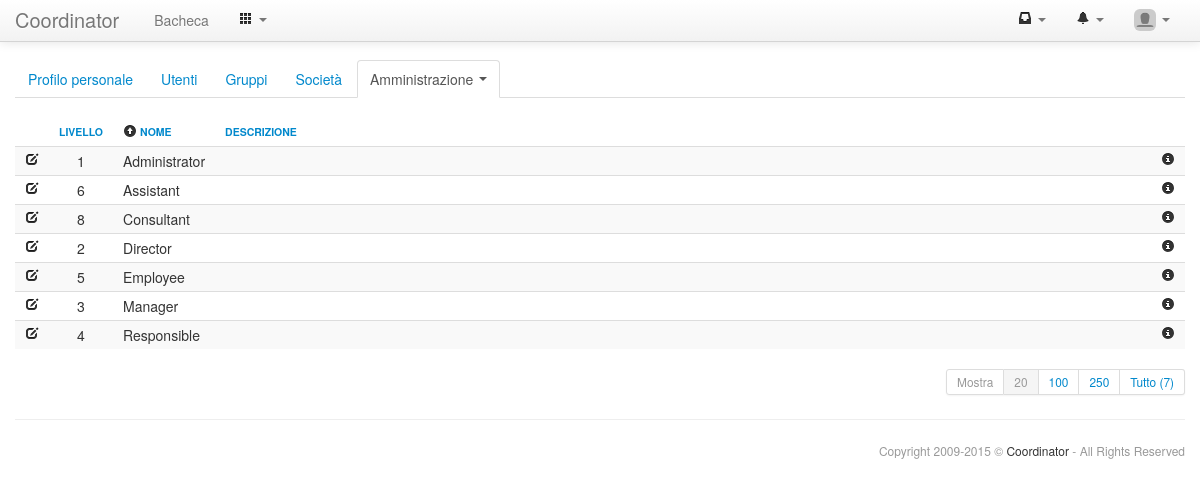
The page /accounts/roles_list.php?of=accounts_roles.name&om=1 (signed in) on the database its author committed.
### tables this page shows
CREATE TABLE IF NOT EXISTS `settings_settings` (
  `code` varchar(255) NOT NULL,
  `value` varchar(255) DEFAULT NULL,
  PRIMARY KEY (`code`)
);

CREATE TABLE IF NOT EXISTS `accounts_roles` (
  `id` int(11) unsigned NOT NULL AUTO_INCREMENT,
  `level` tinyint(3) unsigned NOT NULL DEFAULT '0',
  `name` varchar(25) NOT NULL,
  `description` varchar(255) DEFAULT NULL,
  `addDate` datetime NOT NULL,
  `addIdAccount` int(11) unsigned NOT NULL,
  `updDate` datetime DEFAULT NULL,
  `updIdAccount` int(11) unsigned DEFAULT NULL,
  PRIMARY KEY (`id`),
  UNIQUE KEY `name` (`name`),
  KEY `level` (`level`)
);

### core/structure.class.php (the view, shortened to what the rows shown need)
<?php
class str_pagination{
 public function __construct($table=NULL,$where=NULL,$get=NULL,$limit=20,$class="pagination-small pagination-right",$class_ul="",$class_li="",$class_li_active="active",$class_li_disabled="disabled"){
  if($where<>NULL){
   $results=$GLOBALS['db']->query("SELECT * FROM ".$table." WHERE ".$where);
  }else{
   $total=0;
   $results=$GLOBALS['db']->query("SELECT * FROM ".$table);
   while($result=$GLOBALS['db']->fetchNextObject($results)){$total++;}
  }
  return TRUE;
 }
}
class str_table{
 private $current_row=0;
 protected $sortable;
 protected $get;
 protected $class;
 protected $th_array;
 protected $tr_array;
 public function __construct($unvalued=NULL,$sortable=FALSE,$get=NULL,$class=NULL){
  $this->sortable=$sortable;
  $this->get=$get;
  $this->class=$class;
  $this->current_row=0;
  $this->th_array=array();
  $this->tr_array=array();
  return TRUE;
 }
 public function addHeader($name,$class=NULL,$width=NULL,$order=NULL,$colspan=1){
  $th=new stdClass();
  $th->name=$name;
  $th->class=$class;
  $th->width=$width;
  $th->order=$order;
  $th->colspan=$colspan;
  $this->th_array[]=$th;
  return TRUE;
 }
 public function addRow($class=NULL){
  $this->current_row++;
  $this->tr_array[$this->current_row]=new stdClass();
  $this->tr_array[$this->current_row]->class=$class;
  $this->tr_array[$this->current_row]->fields=array();
  return TRUE;
 }
 function addField($content,$class=NULL,$colspan=1){
  $td=new stdClass();
  $td->content=$content;
  $td->class=$class;
  $td->colspan=$colspan;
  $this->tr_array[$this->current_row]->fields[]=$td;
  return TRUE;
 }
 function render($echo=TRUE){
  $return="\n";
  $return.="<table class='table table-striped table-hover table-condensed ".$this->class."'>\n";
  if(is_array($this->th_array)){
   $return.="<thead>\n <tr>\n";
   foreach($this->th_array as $th){
    $return.="  <th class='".$th->class."' width='".$th->width."' colspan='".$th->colspan."'>";
    if($this->sortable && $th->order<>NULL){
     if($th->order==$_GET['of']){if($_GET['om']==1){$order=0;}else{$order=1;}}else{$order=1;}
     if($th->order==$_GET['of']){
      if($_GET['om']==1){$return.=api_icon("icon-circle-arrow-up",NULL,"margin-top:-0.5px;")."&nbsp;";}
     }
     $return.="<a href='".api_baseName()."?of=".$th->order."&om=".$order.$this->get."'>";
    }
    $return.=$th->name;
    if($this->sortable){$return.="</a>";}
    $return.="</th>\n";
   }
   $return.=" </tr>\n";
   $return.="</thead>\n";
  }
  $return.="<tbody>\n";
  if(is_array($this->tr_array)){
   foreach($this->tr_array as $tr){
    $return.=" <tr class='".$tr->class."'>\n";
    if(is_array($tr->fields)){
     foreach($tr->fields as $td){
      $return.="  <td class='".$td->class."' colspan='".$td->colspan."'>".$td->content."</td>\n";
     }
    }
    $return.=" </tr>\n";
   }
  }
  $return.="</tbody>\n";
  $return.="</table>\n\n\n";
  if($echo){echo $return;return TRUE;}else{return $return;}
 }
}
class str_modal{
 protected $id;
 public function __construct($id,$class=NULL){
  $this->id=$id;
  return TRUE;
 }
 function link($label,$class=NULL,$style=NULL){
  return "<a href='#modal_".$this->id."' data-toggle='modal' class='".$class."' id='modal-link_".$this->id."' style='".$style."'>".$label."</a>";
 }
}
?>

### core/html.class.php (shortened to what the rows shown need)
<?php
class HTML{
public function header($title="",$nav="dashboard",$navbar=TRUE){
?>
<!DOCTYPE html>
<html lang="it">
<head>
 <link href="<?php echo $GLOBALS['dir']."core/bootstrap/css/bootstrap.min.css";?>" rel="stylesheet">
 <link href="<?php echo $GLOBALS['dir']."core/bootstrap/css/bootstrap-custom.css";?>" rel="stylesheet">
 <link href="<?php echo $GLOBALS['dir']."core/bootstrap/css/bootstrap-responsive.css";?>" rel="stylesheet">
 <link href="<?php echo $GLOBALS['dir']."core/template.css";?>" rel="stylesheet">
 <link href="<?php echo $GLOBALS['dir']."core/bootstrap-datetimepicker/css/bootstrap-datetimepicker.min.css";?>" rel="stylesheet">
 <link href="<?php echo $GLOBALS['dir']."core/bootstrap-markdown/css/bootstrap-markdown.min.css";?>" rel="stylesheet">
 <link href="<?php echo $GLOBALS['dir']."core/bootstrap-select2/select2.css";?>" rel="stylesheet">
 <link href="<?php echo $GLOBALS['dir']."core/bootstrap-slider/css/bootstrap-slider.min.css";?>" rel="stylesheet">
 <link href="<?php echo $GLOBALS['dir']."core/bootstrap-wysihtml5/css/bootstrap-wysihtml5.css";?>" rel="stylesheet">
 <link href="<?php echo $GLOBALS['dir']."core/bootstrap-tagsinput/css/bootstrap-tagsinput.css";?>" rel="stylesheet">
 <link href="<?php echo $GLOBALS['dir']."core/shadowbox/shadowbox.css";?>" rel="stylesheet">
</head>
<body <?php if(api_baseName()=="login.php"){echo "class='login-background'";}?>>
 <div class="navbar navbar-fixed-top">
  <div class="navbar-inner">
   <div class="container">
    <?php
     if(file_exists("../uploads/uploads/core/logo.png") && api_getOption('show_logo')){
      echo "<a class='brand-logo' href='".$GLOBALS['dir']."index.php'><img src='".$GLOBALS['dir']."uploads/uploads/core/logo.png'></a>\n";
     }else{
      echo "<a class='brand' href='".$GLOBALS['dir']."index.php'>".api_getOption('title')."</a>\n";
     }
    ?>
    <?php if($navbar){ ?>
    <div class="nav-collapse collapse">
     <ul class="nav">
     </ul>
     <ul class="nav pull-right">
     </ul>
    </div>
    <?php } ?>
   </div>
  </div>
 </div>
 <div class="container">
<?php
}
public function footer($wiki_link=NULL,$copyright=TRUE){
?>
 </div>
</body>
</html>
<?php
}
}
?>

### rows shown on the page
settings_settings: value "Coordinator"
accounts_roles: id "1", name "Administrator"
accounts_roles: id "6", name "Assistant"
accounts_roles: level "8", name "Consultant"
accounts_roles: id "2", name "Director"
accounts_roles: id "5", name "Employee"
accounts_roles: id "3", name "Manager"
accounts_roles: id "4", name "Responsible"

### other values the page prints
api_text("core-menu-dashboard") "Bacheca"
$nt->label "Profilo personale"
$nt->label "Utenti"
$nt->label "Gruppi"
$nt->label "Società"
$nt->label "Amministrazione"
api_text("show") "Mostra"
$limit "20"
$limit "100"
$limit "250"
$limit "Tutto (7)"
